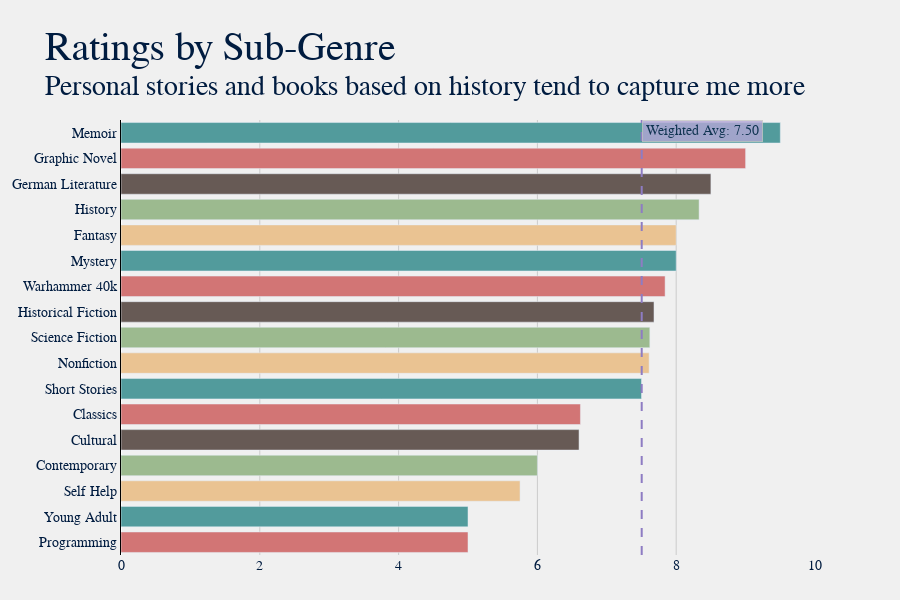

The cell this chart's notebook holds for it:
### Code cell
dfs = df.groupby('Sub-Genre')['Rating'].mean().reset_index().round(2)
dfs['Total'] = df.groupby('Sub-Genre')['Title'].count().reset_index(drop=True)
dfs = dfs.sort_values('Rating', ascending=True).reset_index(drop=True)

title = "Ratings by Sub-Genre"
sub = f"Personal stories and books based on history tend to capture me more"
plot.gen_hbar_graph(dfs, 'Sub-Genre', title, sub, avg=True, w_avg='Rating')

### Figure 1 — Plotly figure (JSON) as saved in the notebook; plotly's stock layout.template omitted (floating-point values rounded to 4 significant figures)
{"data": [{"customdata": [["1", "Rating"], ["1", "Rating"], ["6", "Rating"], ["2", "Rating"], ["5", "Rating"], ["8", "Rating"], ["1", "Rating"], ["9", "Rating"], ["4", "Rating"], ["11", "Rating"], ["35", "Rating"], ["1", "Rating"], ["6", "Rating"], ["3", "Rating"], ["2", "Rating"], ["2", "Rating"], ["2", "Rating"]], "hovertemplate": "<b>%{y} Books</b>: %{customdata[0]}<br><b>Avg. %{customdata[1]}</b>: %{x}", "marker": {"color": ["#d27575", "#529b9c", "#eac392", "#9cba8f", "#675a55", "#d27575", "#529b9c", "#eac392", "#9cba8f", "#675a55", "#d27575", "#529b9c", "#eac392", "#9cba8f", "#675a55", "#d27575", "#529b9c", "#eac392", "#9cba8f", "#675a55", "#d27575", "#529b9c", "#eac392", "#9cba8f", "#675a55", "#d27575", "#529b9c", "#eac392", "#9cba8f", "#675a55", "#d27575", "#529b9c", "#eac392", "#9cba8f", "#675a55", "#d27575", "#529b9c", "#eac392", "#9cba8f", "#675a55", "#d27575", "#529b9c", "#eac392", "#9cba8f", "#675a55", "#d27575", "#529b9c", "#eac392", "#9cba8f", "#675a55", "#d27575", "#529b9c", "#eac392", "#9cba8f", "#675a55", "#d27575", "#529b9c", "#eac392", "#9cba8f", "#675a55", "#d27575", "#529b9c", "#eac392", "#9cba8f", "#675a55", "#d27575", "#529b9c", "#eac392", "#9cba8f", "#675a55", "#d27575", "#529b9c", "#eac392", "#9cba8f", "#675a55", "#d27575", "#529b9c", "#eac392", "#9cba8f", "#675a55", "#d27575", "#529b9c", "#eac392", "#9cba8f", "#675a55"]}, "name": "", "orientation": "h", "type": "bar", "x": [5, 5, 5.75, 6, 6.6, 6.62, 7.5, 7.61, 7.62, 7.68, 7.84, 8, 8, 8.33, 8.5, 9, 9.5], "y": ["Programming", "Young Adult", "Self Help", "Contemporary", "Cultural", "Classics", "Short Stories", "Nonfiction", "Science Fiction", "Historical Fiction", "Warhammer 40k", "Mystery", "Fantasy", "History", "German Literature", "Graphic Novel", "Memoir"]}], "layout": {"annotations": [{"bgcolor": "#b4a7d6", "bordercolor": "#c7c7c7", "borderpad": 3, "borderwidth": 1, "opacity": 0.8, "showarrow": false, "text": "Weighted Avg: 7.50", "x": 7.503, "xanchor": "left", "xref": "x", "y": 1, "yanchor": "top", "yref": "y domain"}], "barmode": "group", "font": {"color": "#001c40", "family": "Baskerville", "size": 14}, "height": 600, "hoverlabel": {"font": {"size": 16}}, "margin": {"b": 45, "l": 85, "r": 85, "t": 120}, "paper_bgcolor": "#f0f0f0", "plot_bgcolor": "#f0f0f0", "shapes": [{"line": {"color": "#8e7cc3", "dash": "dash", "width": 2}, "type": "line", "x0": 7.503, "x1": 7.503, "xref": "x", "y0": 0, "y1": 1, "yref": "y domain"}], "showlegend": false, "title": {"font": {"color": "#001c40", "family": "Baskerville, Bold", "size": 40}, "text": "Ratings by Sub-Genre<br><sup>Personal stories and books based on history tend to capture me more"}, "xaxis": {"gridcolor": "#cbcbcb", "linecolor": "black", "showgrid": true, "showline": false, "title": {}}, "yaxis": {"gridcolor": "#cbcbcb", "linecolor": "black", "showgrid": false, "showline": true, "showticklabels": true, "title": {}}}}
